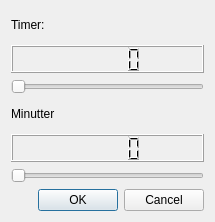
<?xml version="1.0" encoding="UTF-8"?>
<ui version="4.0">
 <class>AddItem</class>
 <widget class="QDialog" name="AddItem">
  <property name="geometry">
   <rect>
    <x>0</x>
    <y>0</y>
    <width>215</width>
    <height>222</height>
   </rect>
  </property>
  <property name="windowTitle">
   <string>Dialog</string>
  </property>
  <property name="styleSheet">
   <string notr="true"/>
  </property>
  <layout class="QVBoxLayout" name="verticalLayout_5">
   <item>
    <layout class="QVBoxLayout" name="verticalLayout_4">
     <item>
      <widget class="QLabel" name="label">
       <property name="text">
        <string>Timer:</string>
       </property>
      </widget>
     </item>
     <item>
      <widget class="QLCDNumber" name="lcdNumber"/>
     </item>
     <item>
      <layout class="QVBoxLayout" name="verticalLayout">
       <item>
        <widget class="QSlider" name="horizontalSlider">
         <property name="orientation">
          <enum>Qt::Horizontal</enum>
         </property>
        </widget>
       </item>
      </layout>
     </item>
    </layout>
   </item>
   <item>
    <layout class="QVBoxLayout" name="verticalLayout_3">
     <item>
      <layout class="QVBoxLayout" name="verticalLayout_2">
       <item>
        <widget class="QLabel" name="label_2">
         <property name="text">
          <string>Minutter</string>
         </property>
        </widget>
       </item>
       <item>
        <widget class="QLCDNumber" name="lcdNumber_2"/>
       </item>
       <item>
        <widget class="QSlider" name="horizontalSlider_2">
         <property name="orientation">
          <enum>Qt::Horizontal</enum>
         </property>
        </widget>
       </item>
      </layout>
     </item>
    </layout>
   </item>
   <item>
    <widget class="QDialogButtonBox" name="buttonBox">
     <property name="orientation">
      <enum>Qt::Horizontal</enum>
     </property>
     <property name="standardButtons">
      <set>QDialogButtonBox::Cancel|QDialogButtonBox::Ok</set>
     </property>
    </widget>
   </item>
  </layout>
 </widget>
 <resources/>
 <connections>
  <connection>
   <sender>buttonBox</sender>
   <signal>accepted()</signal>
   <receiver>AddItem</receiver>
   <slot>accept()</slot>
   <hints>
    <hint type="sourcelabel">
     <x>203</x>
     <y>197</y>
    </hint>
    <hint type="destinationlabel">
     <x>157</x>
     <y>221</y>
    </hint>
   </hints>
  </connection>
  <connection>
   <sender>buttonBox</sender>
   <signal>rejected()</signal>
   <receiver>AddItem</receiver>
   <slot>reject()</slot>
   <hints>
    <hint type="sourcelabel">
     <x>203</x>
     <y>203</y>
    </hint>
    <hint type="destinationlabel">
     <x>214</x>
     <y>221</y>
    </hint>
   </hints>
  </connection>
  <connection>
   <sender>horizontalSlider</sender>
   <signal>sliderMoved(int)</signal>
   <receiver>lcdNumber</receiver>
   <slot>display(int)</slot>
   <hints>
    <hint type="sourcelabel">
     <x>74</x>
     <y>77</y>
    </hint>
    <hint type="destinationlabel">
     <x>92</x>
     <y>41</y>
    </hint>
   </hints>
  </connection>
  <connection>
   <sender>horizontalSlider_2</sender>
   <signal>sliderMoved(int)</signal>
   <receiver>lcdNumber_2</receiver>
   <slot>display(int)</slot>
   <hints>
    <hint type="sourcelabel">
     <x>53</x>
     <y>162</y>
    </hint>
    <hint type="destinationlabel">
     <x>61</x>
     <y>137</y>
    </hint>
   </hints>
  </connection>
 </connections>
</ui>
